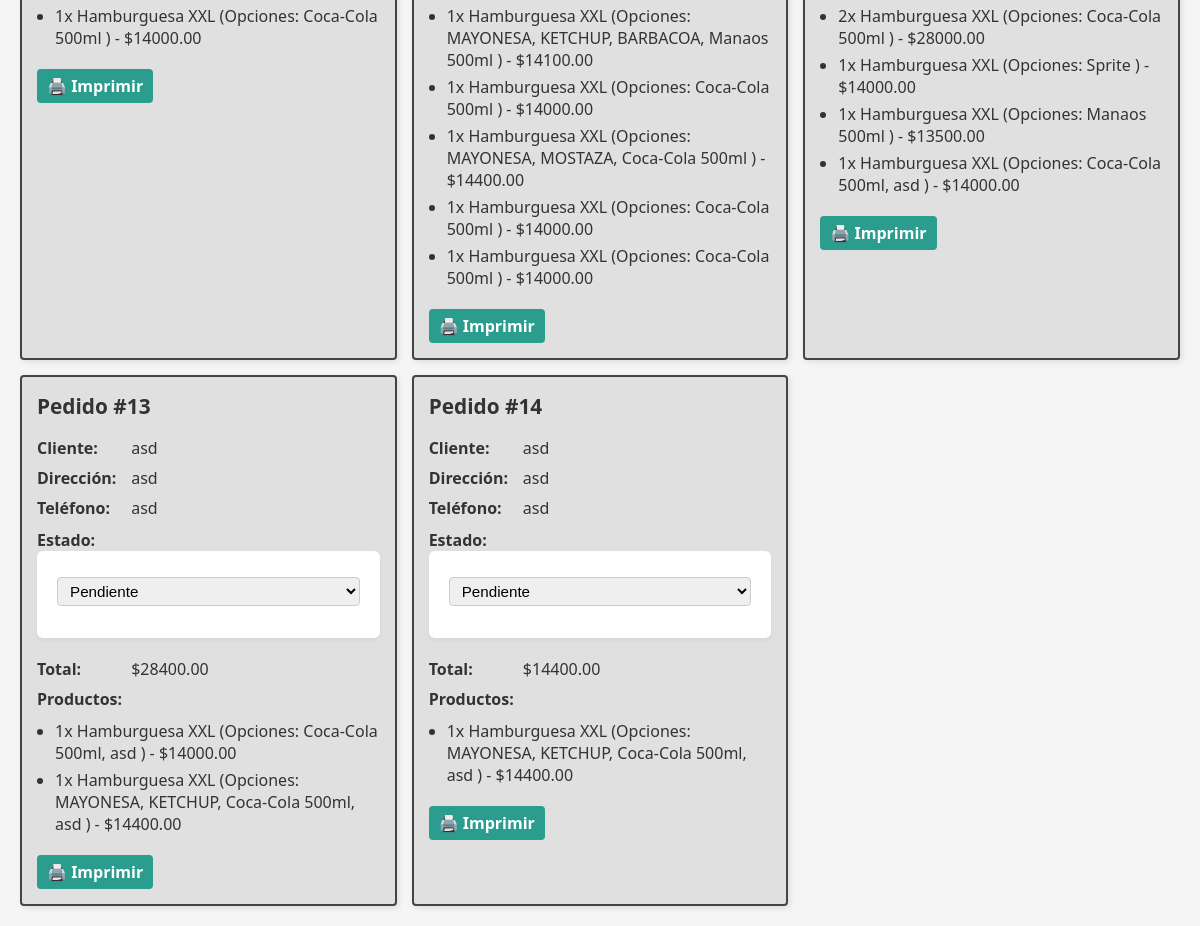
/panel/pedidos/ (lower part), run on an earlier commit of the app's database.
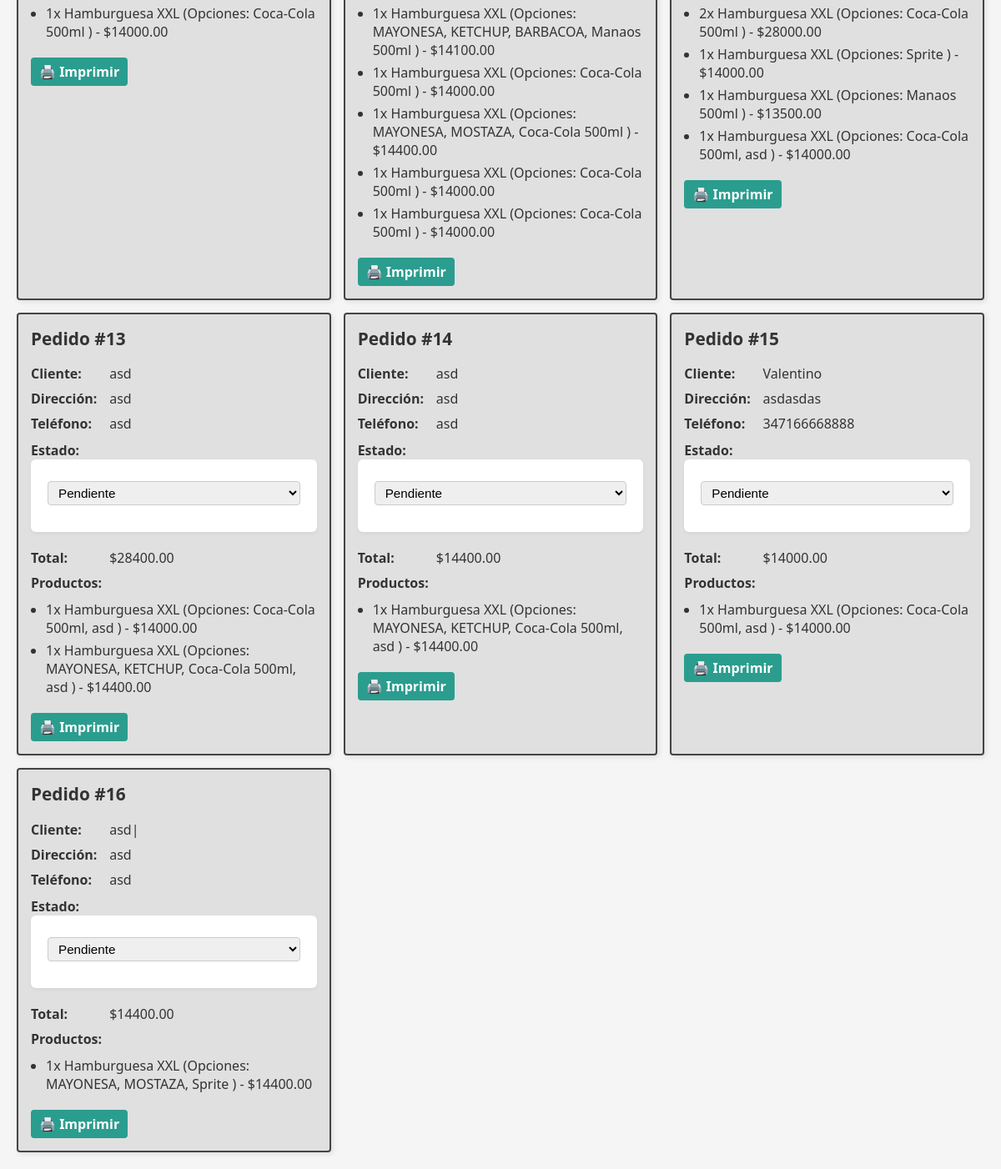
And on a later commit of the database.
### mi_app/models.py (models this page shows, shortened)
class PedidoProducto(models.Model):
    pedido = models.ForeignKey(Pedido, on_delete=models.CASCADE, related_name='items')
    producto = models.ForeignKey(Producto, on_delete=models.CASCADE)
    cantidad = models.PositiveIntegerField(default=1)
    opciones_seleccionadas = models.ManyToManyField(PersonalizacionOpcion, blank=True)
    def subtotal(self):
        subtotal_base = self.producto.precio * self.cantidad
        extras = sum([op.precio_extra for op in self.opciones_seleccionadas.all()])
        return subtotal_base + (extras * self.cantidad)

class Producto(models.Model):
    nombre = models.CharField(max_length=100)
    descripcion = models.TextField(blank=True)
    precio = models.DecimalField(max_digits=8, decimal_places=2)
    categoria = models.CharField(max_length=50)
    disponible = models.BooleanField(default=True)
    personalizable = models.BooleanField(default=False)
    campos_personalizacion = models.ManyToManyField('PersonalizacionCampo', blank=True, related_name='productos')
    imagen = models.ImageField(upload_to='productos/', blank=True, null=True)  # 👈 campo nuevo

class PersonalizacionOpcion(models.Model):
    campo = models.ForeignKey(PersonalizacionCampo, on_delete=models.CASCADE, related_name='opciones')
    nombre = models.CharField(max_length=100)
    precio_extra = models.DecimalField(max_digits=6, decimal_places=2, default=0)

class Pedido(models.Model):
    ESTADOS = [
        ('pendiente', 'Pendiente'),
        ('proceso', 'En proceso'),
        ('listo', 'Listo para entregar'),
        ('entregado', 'Entregado'),
        ('cancelado', 'Cancelado'),
    ]
    cliente_nombre = models.CharField(max_length=100)
    cliente_direccion = models.CharField(max_length=200)
    cliente_telefono = models.CharField(max_length=20, blank=True)
    total = models.DecimalField(max_digits=10, decimal_places=2, default=0)
    estado = models.CharField(max_length=20, choices=ESTADOS, default='pendiente')
    fecha_creacion = models.DateTimeField(auto_now_add=True)

### mi_app/views.py (the view)
# urls.py: path('panel/pedidos/', views.pedidos_admin, name='pedidos_admin'),
def pedidos_admin(request):
    estado = request.GET.get('estado')
    pedidos = Pedido.objects.all()
    if estado:
        pedidos = pedidos.filter(estado=estado)
    return render(request, 'admin/pedidos_admin.html', {'pedidos': pedidos})

### mi_app/templates/admin/pedidos_admin.html (shortened to what this page needs)
{% load static %}
<link rel="stylesheet" href="{% static 'css/admin_panel.css' %}">
<link rel="stylesheet" href="{% static 'css/pedidos_admin.css' %}">
<div class="pedidos-grid">
  {% for pedido in pedidos %}
    <div class="pedido-card">
      <h2>Pedido #{{ pedido.id }}</h2>
      <div class="pedido-info"><strong>Cliente:</strong> {{ pedido.cliente_nombre }}</div>
      <div class="pedido-info"><strong>Dirección:</strong> {{ pedido.cliente_direccion }}</div>
      <div class="pedido-info"><strong>Teléfono:</strong> {{ pedido.cliente_telefono }}</div>
      <div class="pedido-estado" style="margin-top: 10px;"><strong>Estado:</strong>
        <form method="post" action="{% url 'cambiar_estado_pedido' pedido.id %}">
          <select name="estado" onchange="this.form.submit()">
            {% for key, label in pedido.ESTADOS %}
              <option value="{{ key }}" {% if pedido.estado == key %}selected{% endif %}>{{ label }}</option>
            {% endfor %}
          </select>
        </form>
      </div>
      <div class="pedido-info"><strong>Total:</strong> ${{ pedido.total }}</div>
      <div class="pedido-info"><strong>Productos:</strong></div>
      <ul class="productos-list">
        {% for item in pedido.items.all %}
          <li>
            {{ item.cantidad }}x {{ item.producto.nombre }}
            {% if item.opciones_seleccionadas.all %}
              (Opciones:
              {% for op in item.opciones_seleccionadas.all %}
                {{ op.nombre }}{% if not forloop.last %}, {% endif %}
              {% endfor %}
              )
            {% endif %}
            - ${{ item.subtotal|floatformat:2 }}
          </li>
        {% endfor %}
      </ul>
      <div class="pedido-actions">
        <a href="{% url 'imprimir_pedido' pedido.id %}" target="_blank">🖨️ Imprimir</a>
      </div>
    </div>
  {% empty %}
    <p>No hay pedidos para mostrar.</p>
  {% endfor %}
</div>

What changed in the data, as far as the page shows it:
added Pedido: id "15", cliente_nombre "Valentino", cliente_direccion "asdasdas", cliente_telefono "347166668888", estado "Pendiente", total "14000.00", PersonalizacionOpcion (nombre "Coca-Cola 500ml"), PersonalizacionOpcion (nombre "asd")
added PedidoProducto: cantidad "1", producto.nombre "Hamburguesa XXL", subtotal "14000.00", PersonalizacionOpcion (nombre "Coca-Cola 500ml"), PersonalizacionOpcion (nombre "asd"), shown under "15"
added Pedido: id "16", cliente_nombre "asd|", cliente_direccion "asd", cliente_telefono "asd", estado "Pendiente", total "14400.00", PersonalizacionOpcion (nombre "MAYONESA"), PersonalizacionOpcion (nombre "MOSTAZA"), PersonalizacionOpcion (nombre "Sprite")
added PedidoProducto: cantidad "1", producto.nombre "Hamburguesa XXL", subtotal "14400.00", PersonalizacionOpcion (nombre "MAYONESA"), PersonalizacionOpcion (nombre "MOSTAZA"), PersonalizacionOpcion (nombre "Sprite"), shown under "16"
